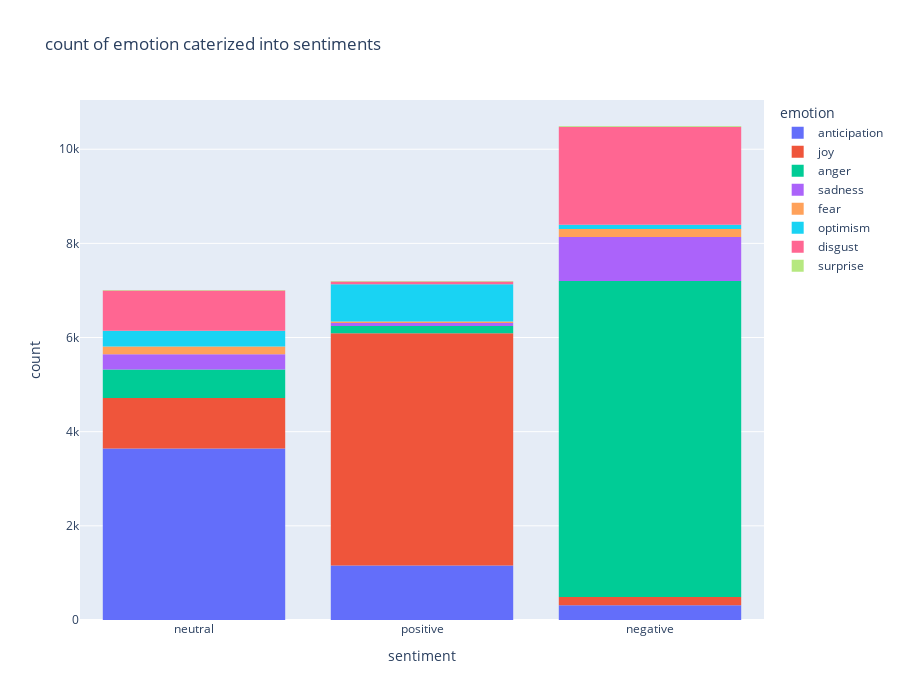

The cell this chart's notebook holds for it:
### Code cell
fig = px.histogram(df,x='sentiment',color='emotion',height=700,title="count of emotion caterized into sentiments")
fig.show()

### Figure 1 — Plotly figure (JSON) as saved in the notebook; plotly's stock layout.template omitted (floating-point values rounded to 4 significant figures; data arrays with more than 128 entries replaced by an {"elided": "..."} marker saying what was removed)
{"data": [{"alignmentgroup": "True", "bingroup": "x", "hovertemplate": "emotion=anticipation<br>sentiment=%{x}<br>count=%{y}<extra></extra>", "legendgroup": "anticipation", "marker": {"color": "#636efa", "pattern": {"shape": ""}}, "name": "anticipation", "offsetgroup": "anticipation", "orientation": "v", "showlegend": true, "type": "histogram", "x": {"elided": "5116 str values"}, "xaxis": "x", "yaxis": "y"}, {"alignmentgroup": "True", "bingroup": "x", "hovertemplate": "emotion=joy<br>sentiment=%{x}<br>count=%{y}<extra></extra>", "legendgroup": "joy", "marker": {"color": "#EF553B", "pattern": {"shape": ""}}, "name": "joy", "offsetgroup": "joy", "orientation": "v", "showlegend": true, "type": "histogram", "x": {"elided": "6185 str values"}, "xaxis": "x", "yaxis": "y"}, {"alignmentgroup": "True", "bingroup": "x", "hovertemplate": "emotion=anger<br>sentiment=%{x}<br>count=%{y}<extra></extra>", "legendgroup": "anger", "marker": {"color": "#00cc96", "pattern": {"shape": ""}}, "name": "anger", "offsetgroup": "anger", "orientation": "v", "showlegend": true, "type": "histogram", "x": {"elided": "7466 str values"}, "xaxis": "x", "yaxis": "y"}, {"alignmentgroup": "True", "bingroup": "x", "hovertemplate": "emotion=sadness<br>sentiment=%{x}<br>count=%{y}<extra></extra>", "legendgroup": "sadness", "marker": {"color": "#ab63fa", "pattern": {"shape": ""}}, "name": "sadness", "offsetgroup": "sadness", "orientation": "v", "showlegend": true, "type": "histogram", "x": {"elided": "1323 str values"}, "xaxis": "x", "yaxis": "y"}, {"alignmentgroup": "True", "bingroup": "x", "hovertemplate": "emotion=fear<br>sentiment=%{x}<br>count=%{y}<extra></extra>", "legendgroup": "fear", "marker": {"color": "#FFA15A", "pattern": {"shape": ""}}, "name": "fear", "offsetgroup": "fear", "orientation": "v", "showlegend": true, "type": "histogram", "x": {"elided": "365 str values"}, "xaxis": "x", "yaxis": "y"}, {"alignmentgroup": "True", "bingroup": "x", "hovertemplate": "emotion=optimism<br>sentiment=%{x}<br>count=%{y}<extra></extra>", "legendgroup": "optimism", "marker": {"color": "#19d3f3", "pattern": {"shape": ""}}, "name": "optimism", "offsetgroup": "optimism", "orientation": "v", "showlegend": true, "type": "histogram", "x": {"elided": "1219 str values"}, "xaxis": "x", "yaxis": "y"}, {"alignmentgroup": "True", "bingroup": "x", "hovertemplate": "emotion=disgust<br>sentiment=%{x}<br>count=%{y}<extra></extra>", "legendgroup": "disgust", "marker": {"color": "#FF6692", "pattern": {"shape": ""}}, "name": "disgust", "offsetgroup": "disgust", "orientation": "v", "showlegend": true, "type": "histogram", "x": {"elided": "2994 str values"}, "xaxis": "x", "yaxis": "y"}, {"alignmentgroup": "True", "bingroup": "x", "hovertemplate": "emotion=surprise<br>sentiment=%{x}<br>count=%{y}<extra></extra>", "legendgroup": "surprise", "marker": {"color": "#B6E880", "pattern": {"shape": ""}}, "name": "surprise", "offsetgroup": "surprise", "orientation": "v", "showlegend": true, "type": "histogram", "x": ["negative", "neutral", "neutral", "positive", "positive", "negative", "positive", "neutral", "negative", "negative", "negative", "neutral", "positive", "positive", "positive", "positive", "negative", "negative", "neutral", "negative", "positive", "negative", "neutral", "negative", "positive", "neutral", "negative", "positive", "neutral", "negative", "negative", "negative", "negative", "neutral"], "xaxis": "x", "yaxis": "y"}], "layout": {"barmode": "relative", "height": 700, "legend": {"title": {"text": "emotion"}, "tracegroupgap": 0}, "title": {"text": "count of emotion caterized into sentiments"}, "xaxis": {"anchor": "y", "domain": [0, 1], "title": {"text": "sentiment"}}, "yaxis": {"anchor": "x", "domain": [0, 1], "title": {"text": "count"}}}}
